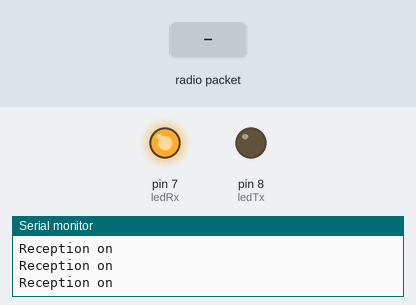
A sketch run on a simulated Arduino Uno, built with avr-gcc and run on an emulated ATmega328P. On the bench: output pins drawn as LEDs (lit = HIGH), the last lines printed to the serial monitor. Inputs (shaded band) come from the test bench. No radio packets arrive unless stated.

Above: at 1.2 s.
1.3 s: radio packet "1" arrives
At 3.1 s:
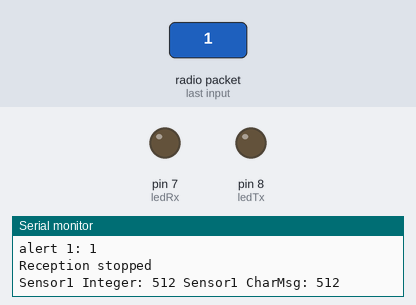
3.8 s: radio packet "0" arrives
At 4.6 s:
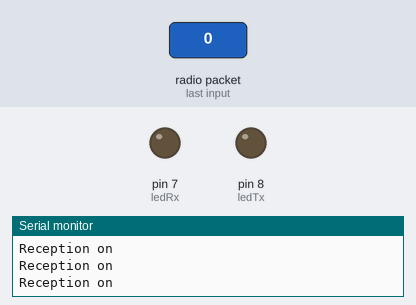
6.8 s: radio packet "5" arrives
At 7.5 s:
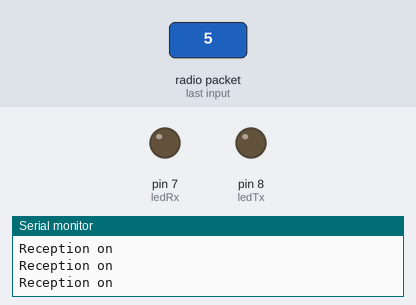
Timing chart, 0 to 9.8 s (numbered marks = the images above; inputs shaded):
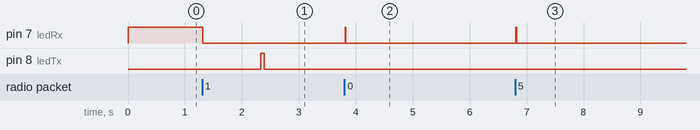

Measured:
- after the input at 1.3 s, pin 7 (ledRx): HIGH → LOW at once; pin 8 (ledTx): LOW → HIGH after 1.0 s, → LOW 0.06 s later
- after the input at 3.8 s, pin 7 (ledRx): LOW → HIGH at once, → LOW 0.01 s later
- after the input at 6.8 s, pin 7 (ledRx): LOW → HIGH at once, → LOW 0.01 s later

The sketch:

tx_n_rx_with_serial.ino
```cpp
//Sensor Transmitter

#include <VirtualWire.h>
//#include <SoftwareSerial.h>

//Serial pins

//const int rxSerial = 2;
//const int txSerial = 3;

// set up a new serial port
//SoftwareSerial Serial = SoftwareSerial(rxSerial, txSerial);

const int ledTx = 8; //green
const int ledRx = 7; //red
const int Sensor1Pin = A2; //sensor data
const int tx_pin= 12;// tx
const int rx_pin=11; //rx

int Sensor1Data; // tx
char Sensor1CharMsg[5];
int alert; // rx
char alertMsg[5];
int command=0;


void setup() {
 pinMode(ledTx,OUTPUT);
 pinMode(ledRx,OUTPUT);
 pinMode(Sensor1Pin,INPUT);
 digitalWrite(ledTx, LOW);
 digitalWrite(ledRx, HIGH);

 Serial.begin(9600);

 // VirtualWire setup
 vw_setup(2000);	 // Bits per sec
}


void onRec() {
    // Initialise the IO and ISR
    // Required for DR3100
    vw_set_ptt_inverted(true);
    // Start the receiver PLL running
    vw_set_rx_pin(rx_pin);
    vw_rx_start();
}

void offRec()
{
  vw_rx_stop();
}

void transmit() {
  vw_set_tx_pin(tx_pin);

  // Read and store Sensor 1 data
  Sensor1Data = analogRead(Sensor1Pin);

  // Convert integer data to Char array directly
  itoa(Sensor1Data,Sensor1CharMsg,10);


  Serial.print("Sensor1 Integer: ");
  Serial.print(Sensor1Data);
  Serial.print(" Sensor1 CharMsg: ");
  Serial.print(Sensor1CharMsg);
  Serial.println(" ");

 digitalWrite(ledTx, true); // Turn on a light to show transmitting
 vw_send((uint8_t *)Sensor1CharMsg, strlen(Sensor1CharMsg));

 vw_wait_tx(); // Wait until the whole message is gone
 digitalWrite(ledTx, false); // Turn off a light after transmission
 delay(200);

} // END void loop...

/*rf receiver*/


int receive(){
    uint8_t buf[VW_MAX_MESSAGE_LEN];
    uint8_t buflen = VW_MAX_MESSAGE_LEN;


    // Non-blocking
    if (vw_get_message(buf, &buflen))
    {
	int i;
        // Turn on a light to show received good message
        digitalWrite(ledRx, true);

        // Message with a good checksum received, dump it.
        for (i = 0; i < buflen; i++)
	{
          alertMsg[i] = char(buf[i]);
	}
        alertMsg[buflen] = '\0';

        // Convert Sensor1CharMsg Char array to integer
        alert = atoi(alertMsg);
        Serial.print("alert 1: ");
        Serial.println(alert);


        // Turn off light to and await next message
        digitalWrite(ledRx, false);
        return alert;
    }
}
void loop()
{
  if(command==0)
  {
    onRec();
    Serial.println("Reception on");
    command= receive();
  }
  if(command==1)
  {
    offRec();
    Serial.println("Reception stopped");
    delay(1000);
    transmit();

    delay(1000);
    onRec();
    Serial.println("on again");
  }
  command= 0;
  //delay(2000);

}
```
